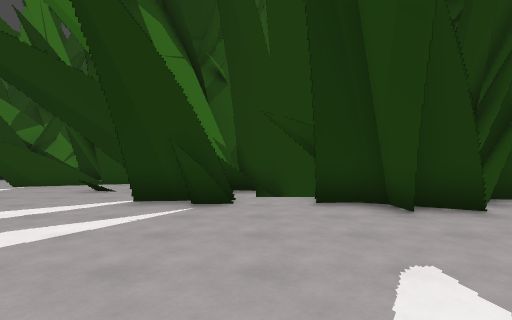
view 1 (above)

18 first-person views from a walk through a Godot game level. The camera is 1.5 m above the floor, looks level and sees 80° across. The floor is counted in squares, 1.76 m on a side. Each view is taken from the middle of a square. On the plan, view 1 faces up. The plan holds only what a view shows up to about 11 squares ahead; the rest is blank. The place goes on beyond the plan.

view 2
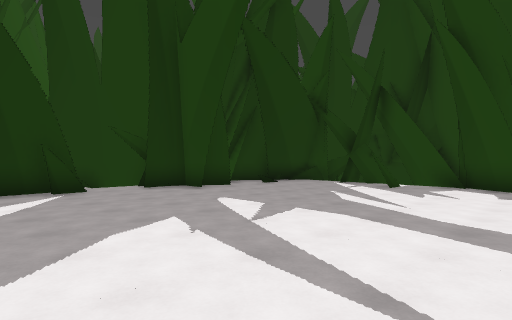

view 3
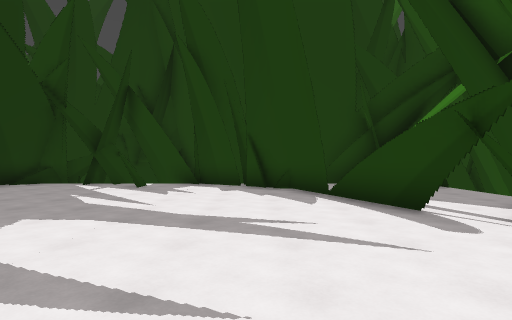

view 4
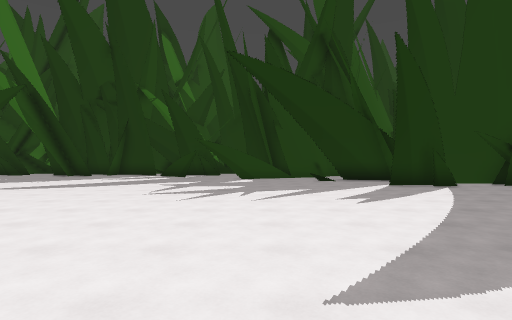

view 5
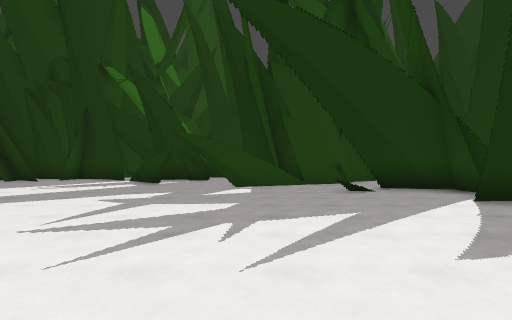

view 6
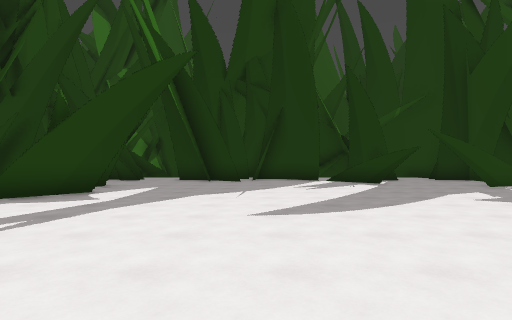

view 7
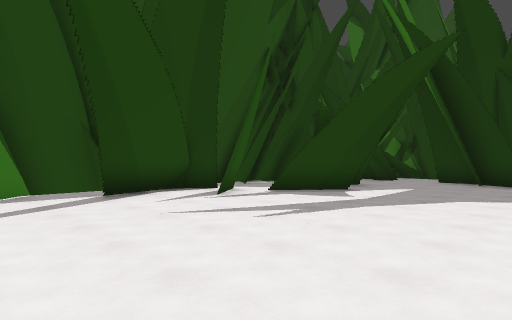

view 8
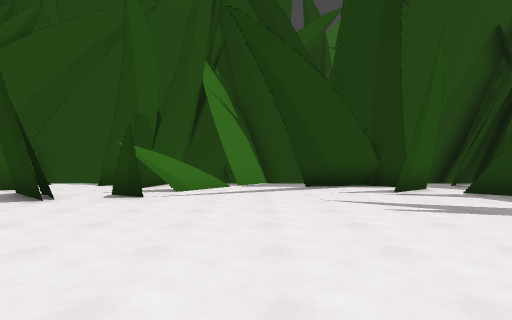

view 9
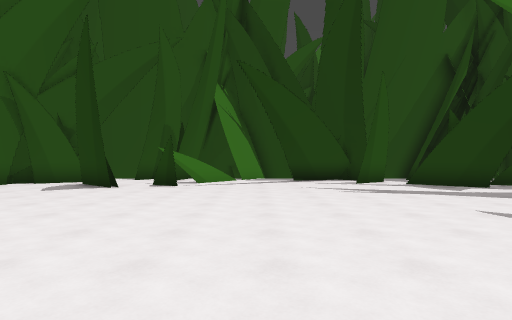

view 10
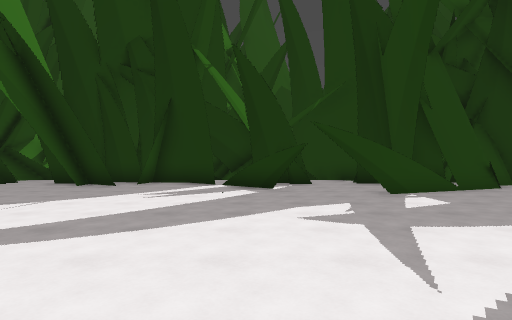

view 11
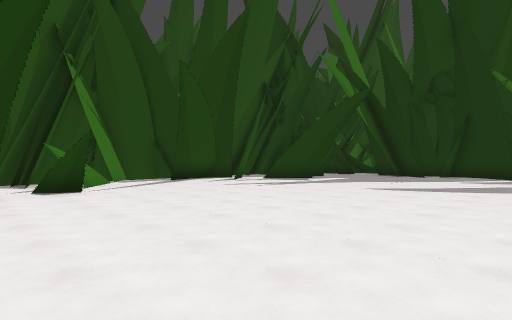

view 12
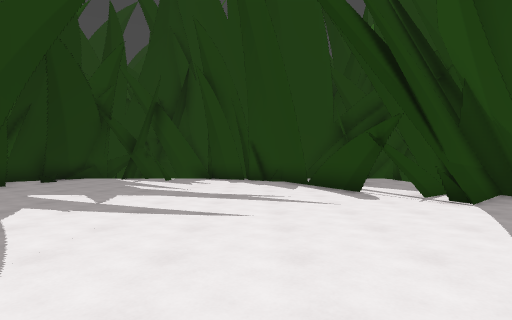

view 13
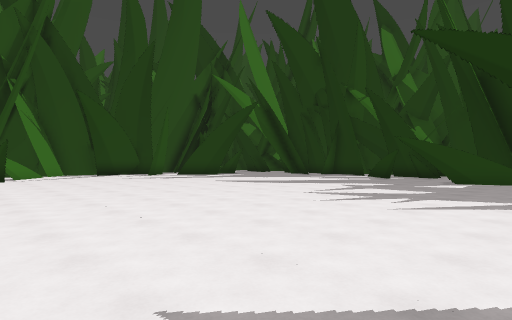

view 14
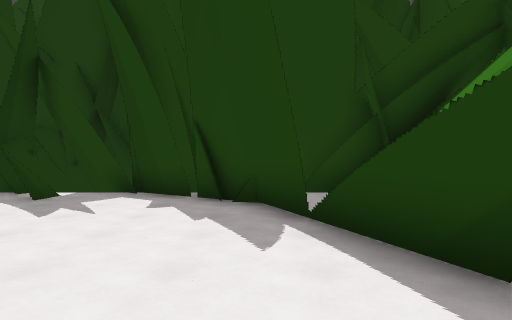

view 15
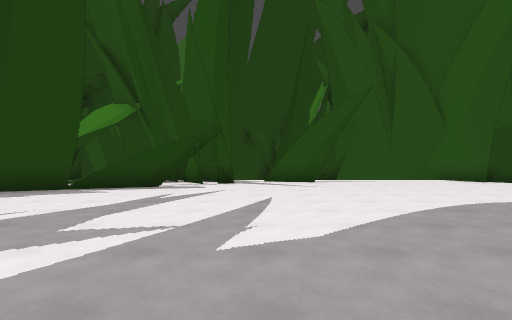

view 16
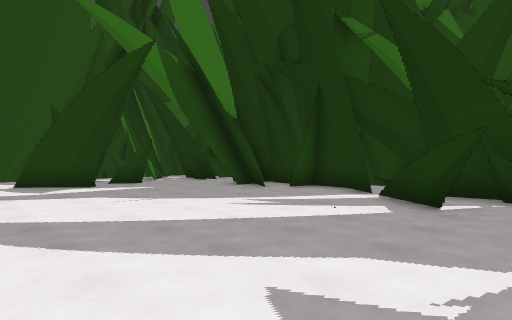

view 17
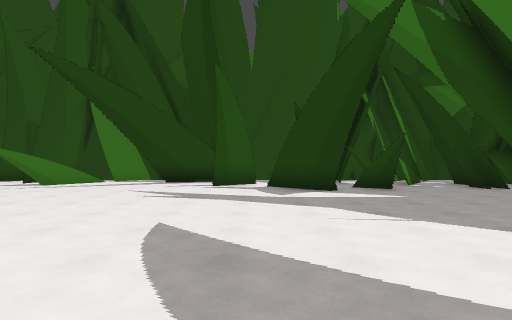

view 18
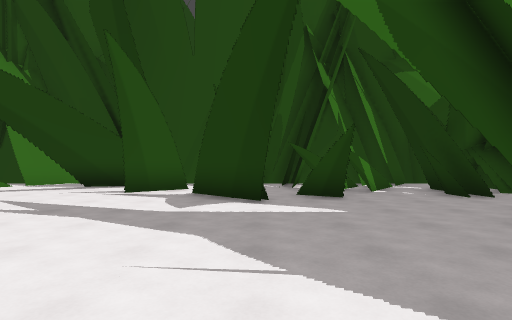

### Floor plan
Key: @ floor where view 1 was taken; # wall or solid block; . floor; = window, fence, low wall or low ledge; v drop or lower ground.
Columns run from 25 left of view 1 to 8 right of it. Each row starts with its distance up from view 1.
 13        ##
 12      # .##
 11      # .#   =###
 10      #... ..  .######
  9      # .. ..........#
  8      ##............ #
  7     ##..............
  6     #...............  ########
  5    ##.......................##
  4    #  .....................#.
  3    #.. ......................
  2    #.........................
  1 ##= .......................... ###
  0  v#... ..................@.......#
 -1    =.. .........................##
 -2 ######..........................##
 -3      ## ...... ................##
 -4       #       .  ..    .......##
 -5                         ....###
 -6                          .###
 -7                          ###

Where each view was taken, in squares from view 1:
view 1: 0 up, 0 right, facing up
view 2: 3 down, 3 left, facing up-right
view 3: 3 down, 3 left, facing right
view 4: 4 down, 7 left, facing up
view 5: 0 up, 7 left, facing up
view 6: 0 up, 15 left, facing up
view 7: 0 up, 15 left, facing up-left
view 8: 1 up, 13 left, facing left
view 9: 1 up, 10 left, facing left
view 10: 2 up, 11 left, facing up
view 11: 4 down, 11 left, facing up-left
view 12: 3 down, 6 left, facing right
view 13: 3 down, 5 left, facing up-left
view 14: 4 down, 0 right, facing right
view 15: 4 up, 1 left, facing down
view 16: 5 up, 9 left, facing up-left
view 17: 6 up, 11 left, facing left
view 18: 8 up, 13 left, facing left
